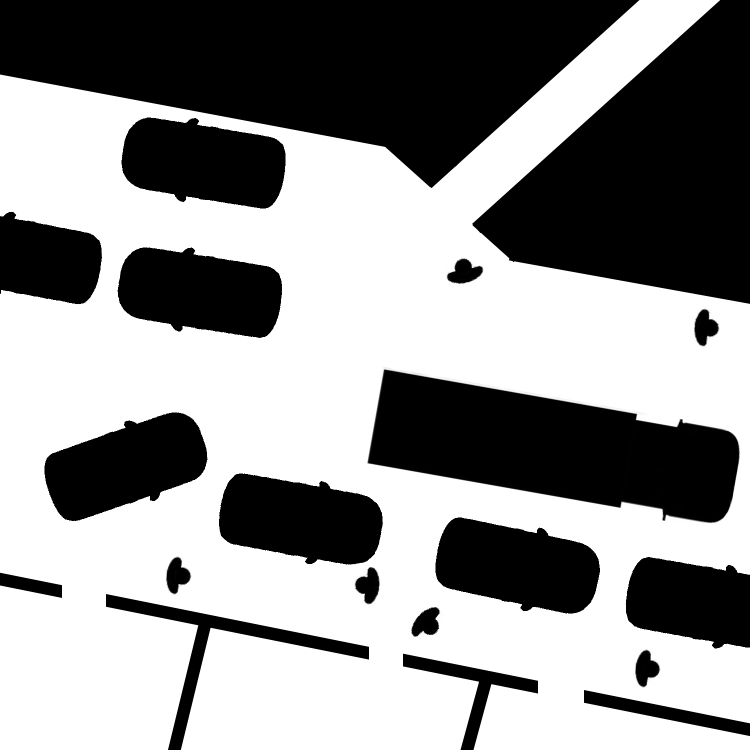
%> input picture city_map.png, 1500 x 1500 px (shown at 1/2 size)
$ octave a_star.m   (GNU Octave 9; MATLAB toolbox functions it lacks are replaced by stand-ins)
%> lines starting %> are read from the running program, lines starting %| are printed output that depends on the picture; in (x1, y1, x2, y2) boxes, pixels count from 0 and x2, y2 are one past the last pixel; in counts of white or black regions, pixels touching at a corner belong together; the program's own positions count from 1
### loadMap.m
function [occgrid, occgrid_unscaled] = loadMap(filename, map_size)
%> called with filename = 'city_map.png', map_size = 50
%LOAD_MAP imports an image with the specified filename (text array) and
%map_size (single value for square image) and converts it to
%an occupancy grid map. It returns this map.

image = imread(filename); % read in scan data
%> image is the input picture: size 1500x1500x3 uint8; mean R, G, B 146.4, 146.4, 146.4
grayimage = rgb2gray(image); % convert  to grey scale
bwimage = grayimage < 100; % convert to black and white
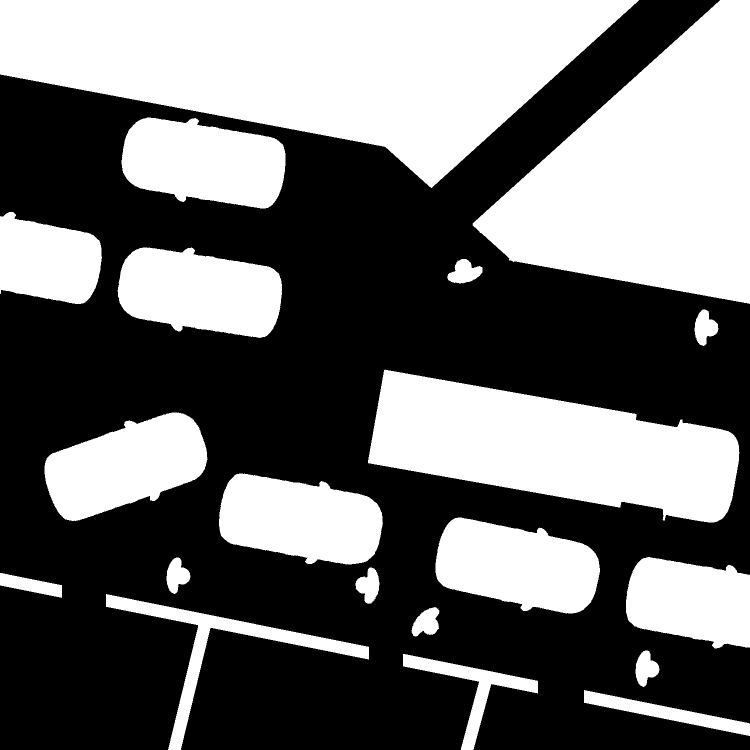
%> bwimage: size 1500x1500 logical (shown at 1/2 size); 42.5% white; 20 white regions, largest, box (x1, y1, x2, y2) and area: (0, 0, 1278, 376) 279754, (945, 0, 1500, 608) 196382, (736, 739, 1479, 1045) 135636

bwimage_sclaed = imresize(bwimage,[map_size map_size]);
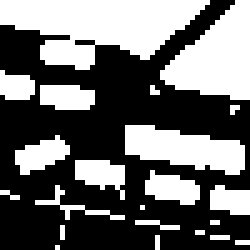
%> bwimage_sclaed: size 50x50 logical (shown 5 times larger); 42.7% white; 22 white regions (12 under 20 px), largest, box (x1, y1, x2, y2) and area: (0, 0, 42, 14) 362, (32, 0, 50, 20) 220, (25, 25, 49, 35) 153

size_exp = map_size(1); %mm
size_act = size(bwimage,1);
%> size_act = 1500
scale = (size_act / size_exp);
%> scale = 30

%> the run ends on the next line
occgrid = binaryOccupancyMap(bwimage_sclaed); % load in to occupancy grid
occgrid_unscaled = binaryOccupancyMap(bwimage, scale); % load in to occupancy gridz
end

### a_star.m
close all
clc
clear all

start = [40, 45];
goal = [2, 2];
a_starplanner('city_map.png', start, goal)
% [1 line not run here, left out]
function a_starplanner(map_img, start_pos, end_pos)

    city_occgrid = loadMap(map_img, 50);
    show(city_occgrid)

    costmap = vehicleCostmap(city_occgrid)


    UAVdims = vehicleDimensions(0.5,0.5, 'FrontOverhang',0.1,'RearOverhang',0.1);
    numCircles = 1;
    inflationRadius = 0.5;
    ccConfig = inflationCollisionChecker(UAVdims, numCircles,'InflationRadius',inflationRadius);
    plot(ccConfig)

    planner = plannerAStarGrid(city_occgrid);
    planner.Map = city_occgrid;

    plan(planner,start_pos, end_pos);

    figure(2)
    show(planner)

end

$ run again, with house_map.png copied over city_map.png
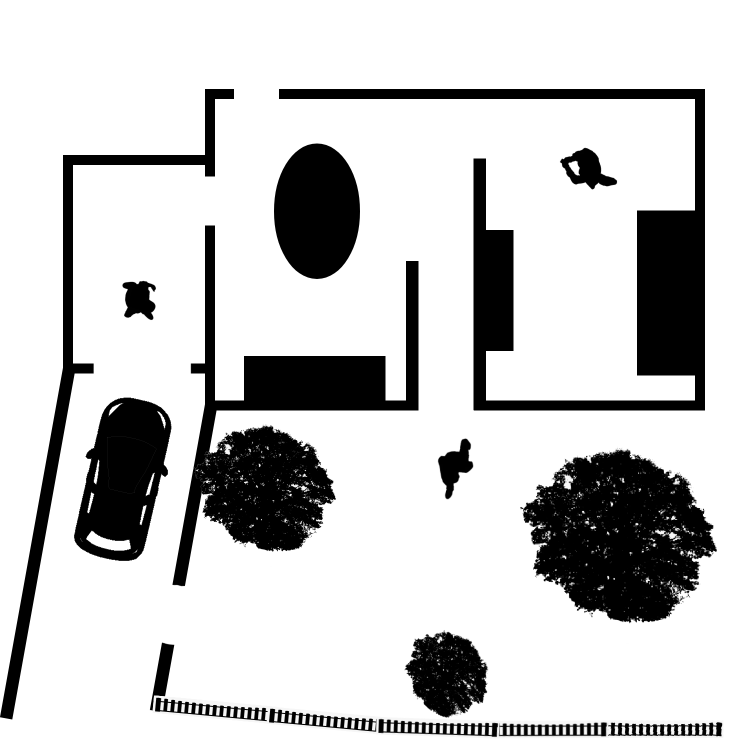
%> input picture house_map.png, 1500 x 1500 px (shown at 1/2 size)
%> in loadMap, image is the input picture: size 1500x1500x3 uint8; mean R, G, B 202.8, 202.8, 202.8
%> in loadMap, `bwimage = grayimage < 100;`:
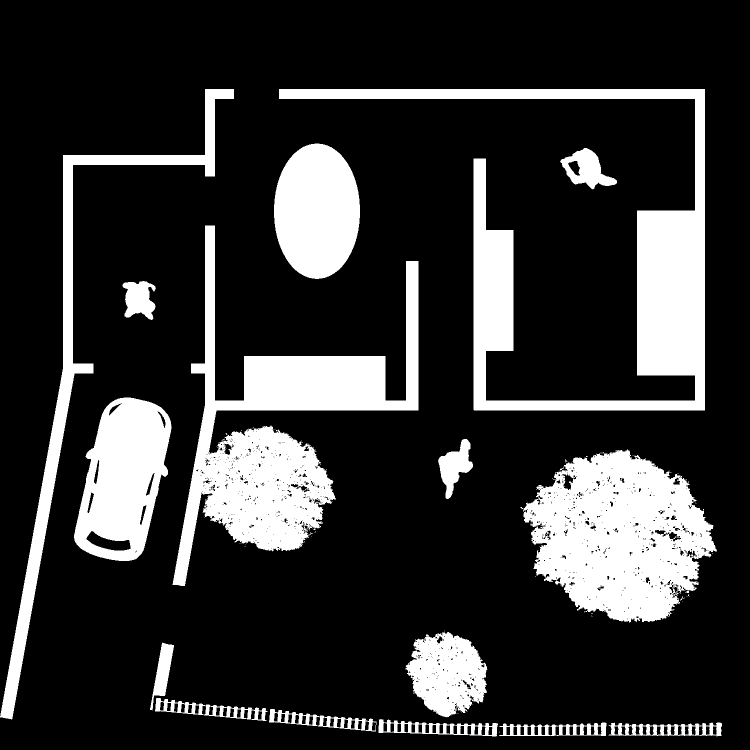
%> bwimage: size 1500x1500 logical (shown at 1/2 size); 20.4% white; 70 white regions (52 under 20 px), largest, box (x1, y1, x2, y2) and area: (345, 451, 837, 1172) 102831, (558, 178, 1410, 821) 102049, (1041, 899, 1434, 1246) 88172
%> in loadMap, `bwimage_sclaed = imresize(bwimage,[map_size map_size]);`:
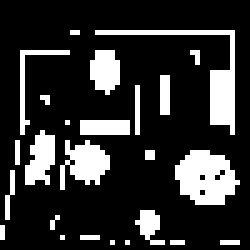
%> bwimage_sclaed: size 50x50 logical (shown 5 times larger); 19.7% white; 25 white regions (17 under 20 px), largest, box (x1, y1, x2, y2) and area: (35, 30, 48, 41) 100, (19, 6, 47, 27) 92, (12, 28, 22, 38) 59
